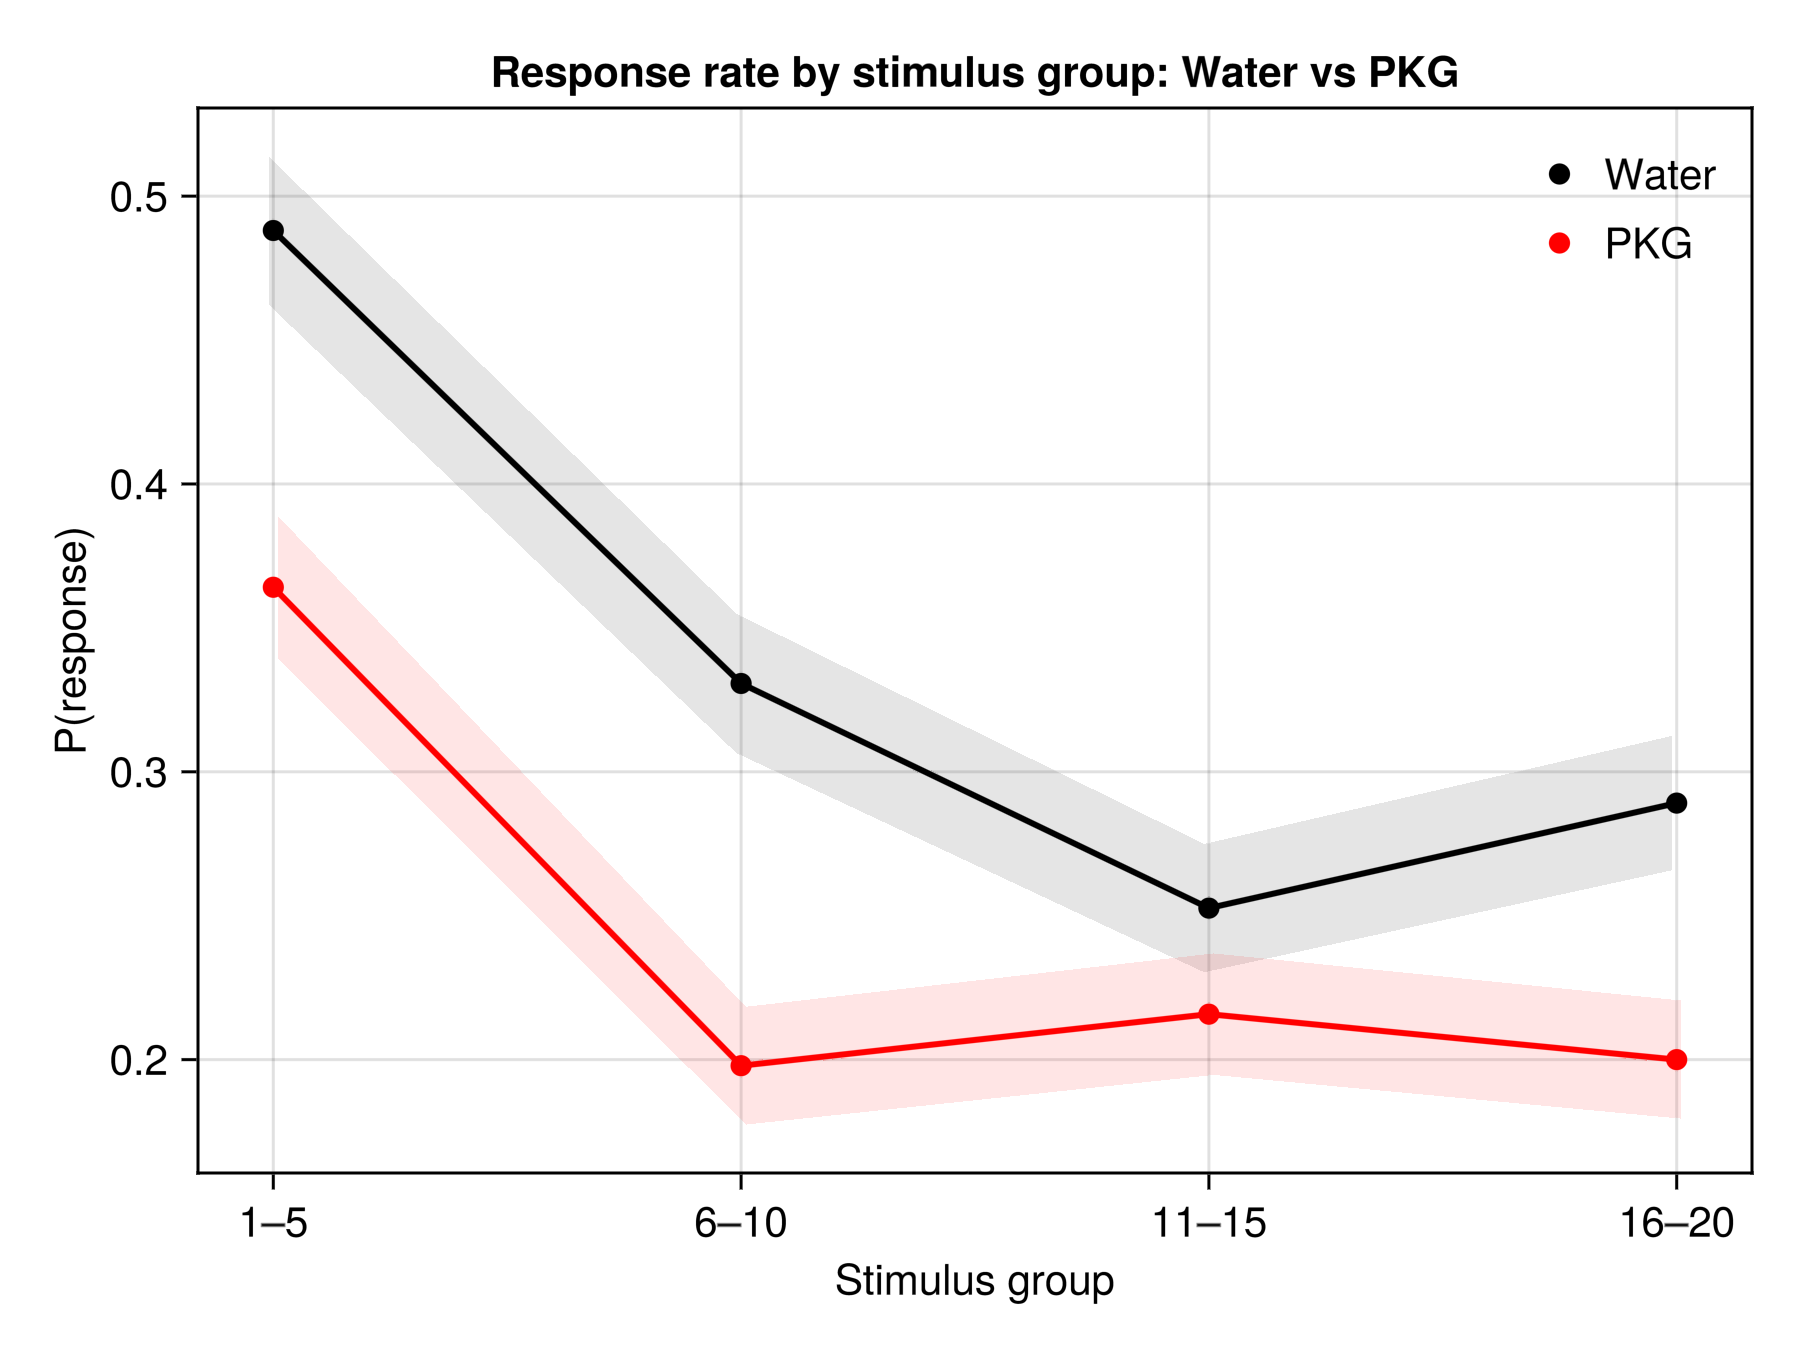

The Julia source for this figure:
using CSV, DataFrames, Statistics, GLMakie

GLMakie.activate!(visible = false)

df = CSV.read("../data/PKG_0803.csv", DataFrame)
df = subset(df, :response => x -> .!isnan.(x))

water = subset(df, :condition => x -> x .== "water")
pkg   = subset(df, :condition => x -> x .== "PKG")

groups = [(1,5), (6,10), (11,15), (16,20)]
group_labels = ["1–5", "6–10", "11–15", "16–20"]

function grouped_response(sub, groups)
    rates = Float64[]
    ses   = Float64[]
    for (lo, hi) in groups
        rows = subset(sub, :stimulus => x -> x .>= lo .&& x .<= hi)
        p = mean(rows.response)
        n = nrow(rows)
        push!(rates, p)
        push!(ses, sqrt(p * (1 - p) / n))
    end
    return rates, ses
end

wr, wse = grouped_response(water, groups)
pr, pse = grouped_response(pkg, groups)

fig = Figure(size = (600, 450), fontsize = 14)
ax = Axis(fig[1, 1],
    xlabel = "Stimulus group",
    ylabel = "P(response)",
    title  = "Response rate by stimulus group: Water vs PKG",
    xticks = (1:4, group_labels))

xs = collect(1:4)

band!(ax, xs .- 0.01, wr .- wse, wr .+ wse, color = (:black, 0.1))
lines!(ax, xs, wr, color = :black, linewidth = 2)
scatter!(ax, xs, wr, color = :black, markersize = 10, label = "Water")

band!(ax, xs .+ 0.01, pr .- pse, pr .+ pse, color = (:red, 0.1))
lines!(ax, xs, pr, color = :red, linewidth = 2)
scatter!(ax, xs, pr, color = :red, markersize = 10, label = "PKG")

axislegend(ax, position = :rt, framevisible = false)

save("pkg_grouped_response.png", fig, px_per_unit = 3)
println("Saved pkg_grouped_response.png")

println("\n--- Grouped P(response) ± SE ---")
for (i, gl) in enumerate(group_labels)
    println("  $gl:  Water=$(round(wr[i], digits=3))±$(round(wse[i], digits=3))   PKG=$(round(pr[i], digits=3))±$(round(pse[i], digits=3))")
end
